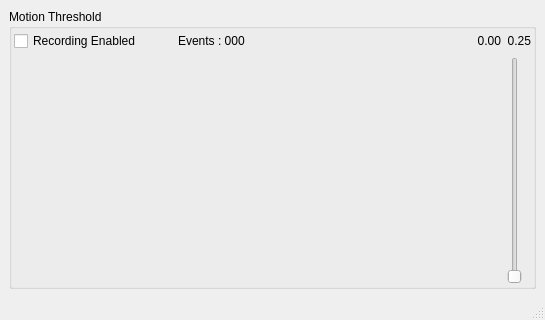
<?xml version="1.0" encoding="UTF-8"?>
<ui version="4.0">
 <class>MartyCam</class>
 <widget class="QMainWindow" name="MartyCam">
  <property name="geometry">
   <rect>
    <x>0</x>
    <y>0</y>
    <width>545</width>
    <height>320</height>
   </rect>
  </property>
  <property name="windowTitle">
   <string>MartyCam</string>
  </property>
  <widget class="QWidget" name="centralwidget">
   <layout class="QVBoxLayout" name="verticalLayout">
    <item>
     <widget class="QGroupBox" name="motionGroup">
      <property name="sizePolicy">
       <sizepolicy hsizetype="Preferred" vsizetype="Expanding">
        <horstretch>0</horstretch>
        <verstretch>0</verstretch>
       </sizepolicy>
      </property>
      <property name="autoFillBackground">
       <bool>true</bool>
      </property>
      <property name="title">
       <string>Motion Threshold</string>
      </property>
      <layout class="QVBoxLayout" name="verticalLayout_3">
       <property name="margin">
        <number>2</number>
       </property>
       <item>
        <layout class="QGridLayout" name="gridLayout">
         <item row="0" column="0">
          <widget class="QCheckBox" name="RecordingEnabled">
           <property name="text">
            <string>Recording Enabled</string>
           </property>
          </widget>
         </item>
         <item row="1" column="0" rowspan="3" colspan="3">
          <widget class="Chart" name="chart" native="true">
           <property name="sizePolicy">
            <sizepolicy hsizetype="Preferred" vsizetype="Expanding">
             <horstretch>0</horstretch>
             <verstretch>0</verstretch>
            </sizepolicy>
           </property>
           <property name="minimumSize">
            <size>
             <width>0</width>
             <height>200</height>
            </size>
           </property>
          </widget>
         </item>
         <item row="0" column="2">
          <widget class="QLabel" name="detect_value">
           <property name="text">
            <string>0.00</string>
           </property>
           <property name="alignment">
            <set>Qt::AlignRight|Qt::AlignTrailing|Qt::AlignVCenter</set>
           </property>
          </widget>
         </item>
         <item row="0" column="3">
          <widget class="QLabel" name="set_value">
           <property name="text">
            <string>0.25</string>
           </property>
           <property name="alignment">
            <set>Qt::AlignRight|Qt::AlignTrailing|Qt::AlignVCenter</set>
           </property>
          </widget>
         </item>
         <item row="0" column="1">
          <widget class="QLabel" name="eventCounter">
           <property name="text">
            <string>Events : 000</string>
           </property>
          </widget>
         </item>
         <item row="1" column="3" rowspan="3">
          <widget class="QSlider" name="user_trackval">
           <property name="sizePolicy">
            <sizepolicy hsizetype="Fixed" vsizetype="Expanding">
             <horstretch>0</horstretch>
             <verstretch>0</verstretch>
            </sizepolicy>
           </property>
           <property name="maximum">
            <number>100</number>
           </property>
           <property name="singleStep">
            <number>1</number>
           </property>
           <property name="orientation">
            <enum>Qt::Vertical</enum>
           </property>
          </widget>
         </item>
        </layout>
       </item>
      </layout>
     </widget>
    </item>
   </layout>
  </widget>
  <widget class="QStatusBar" name="statusBar"/>
  <action name="actionQuit">
   <property name="icon">
    <iconset resource="martycam.qrc">
     <normaloff>:/images/application-exit.png</normaloff>:/images/application-exit.png</iconset>
   </property>
   <property name="text">
    <string>Quit</string>
   </property>
   <property name="shortcut">
    <string>Ctrl+Q</string>
   </property>
  </action>
  <action name="actionStart">
   <property name="icon">
    <iconset resource="martycam.qrc">
     <normaloff>:/images/media-playback-start.png</normaloff>:/images/media-playback-start.png</iconset>
   </property>
   <property name="text">
    <string>Start</string>
   </property>
   <property name="shortcut">
    <string>Space</string>
   </property>
  </action>
  <action name="actionStop">
   <property name="enabled">
    <bool>false</bool>
   </property>
   <property name="icon">
    <iconset resource="martycam.qrc">
     <normaloff>:/images/media-playback-stop.png</normaloff>:/images/media-playback-stop.png</iconset>
   </property>
   <property name="text">
    <string>Stop</string>
   </property>
   <property name="shortcut">
    <string>Space</string>
   </property>
  </action>
  <action name="actionRecord">
   <property name="checkable">
    <bool>true</bool>
   </property>
   <property name="icon">
    <iconset resource="martycam.qrc">
     <normaloff>:/images/media-record.png</normaloff>:/images/media-record.png</iconset>
   </property>
   <property name="text">
    <string>Record</string>
   </property>
  </action>
 </widget>
 <customwidgets>
  <customwidget>
   <class>Chart</class>
   <extends>QWidget</extends>
   <header>chart.h</header>
   <container>1</container>
  </customwidget>
 </customwidgets>
 <resources>
  <include location="martycam.qrc"/>
 </resources>
 <connections/>
</ui>
